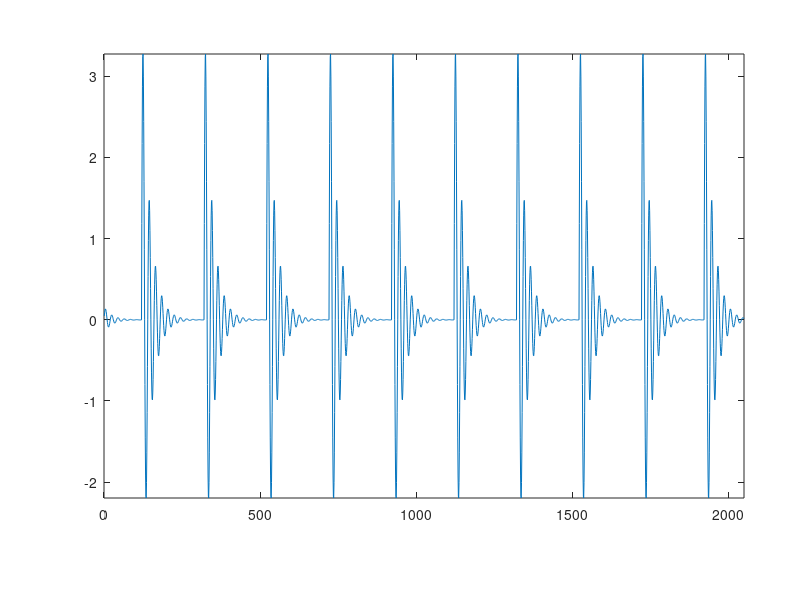

The MATLAB source for this figure: (Note: this script raises an error after producing the figure.)
close all
clc
clear
load fz2.mat %x3 is fault data.
load fz2_before_adding_the_noise.mat
NN=2048;% the length of the signal
fs=10000; % sampling rate
t=1/fs;%sampling time
%% original simulation data
figure(1)
plot(x1);
axis([0,2048,-inf,inf]);
set(gcf,'Position',[100 100 380 190]);
set(gca,'Position',[.13 .17 .80 .74]);
figure_FontSize=10;
set(get(gca,'XLabel'),'FontSize',figure_FontSize,'Vertical','top');
set(get(gca,'YLabel'),'FontSize',figure_FontSize,'Vertical','middle');
set(findobj('FontSize',10),'FontSize',figure_FontSize);
set(findobj(get(gca,'Children'),'LineWidth',0.5),'LineWidth',1);
str=strcat('Amplitude/(m/s^2)');
xlabel('Sample Number','FontSize',11,'Fontname','Times New Roman');
ylabel(str,'FontSize',11,'Fontname','Times New Roman')
%%
figure(2)
plot(x3);
axis([0,2048,-inf,inf]);
set(gcf,'Position',[100 100 380 190]);
set(gca,'Position',[.13 .17 .80 .74]);
figure_FontSize=10;
set(get(gca,'XLabel'),'FontSize',figure_FontSize,'Vertical','top');
set(get(gca,'YLabel'),'FontSize',figure_FontSize,'Vertical','middle');
set(findobj('FontSize',10),'FontSize',figure_FontSize);
set(findobj(get(gca,'Children'),'LineWidth',0.5),'LineWidth',1);
str=strcat('Amplitude/(m/s^2)');
xlabel('Sample Number','FontSize',11,'Fontname','Times New Roman');
ylabel(str,'FontSize',11,'Fontname','Times New Roman')

%% SR-ASD method
y=x3';
llam1=3.4811;
lam2=1.1708; %lam1 and lam2 are set based on the noise standard deviation
[x]=SR_ASD(y,lam1,lam2);
figure (4)
plot(x);
axis([0,2048,-inf,inf]);
set(gcf,'Position',[100 100 380 190]);
set(gca,'Position',[.13 .17 .80 .74]);
figure_FontSize=10;
set(get(gca,'XLabel'),'FontSize',figure_FontSize,'Vertical','top');
set(get(gca,'YLabel'),'FontSize',figure_FontSize,'Vertical','middle');
set(findobj('FontSize',10),'FontSize',figure_FontSize);
set(findobj(get(gca,'Children'),'LineWidth',0.5),'LineWidth',1);
str=strcat('Amplitude/(m/s^2)');
 xlabel('Sample Number','FontSize',11,'Fontname','Times New Roman');
 ylabel(str,'FontSize',11,'Fontname','Times New Roman')
%% FFT
ss=x;
yyy=abs(ss);
 y_hht=hilbert(ss);
y_an=abs(y_hht);
y_an=y_an-mean(y_an);
y_an_nfft= 2^nextpow2(length(y_an));%
y_an_ft=fft(y_an,y_an_nfft);%
y_an_f=fs*(0:y_an_nfft/2-1)/y_an_nfft;%
y_an_p=y_an_ft.*conj(y_an_ft)/y_an_nfft;
c=2*abs(y_an_ft(1:y_an_nfft/2))/length(y_an);
d=y_an_p(1:y_an_nfft/2);
N=length(c);
figure(5)
plot(y_an_f(1:N),c(1:N));    
set(gcf,'Position',[100 100 380 190]);
set(gca,'Position',[.16 .20 .80 .74]);
figure_FontSize=10;
set(get(gca,'XLabel'),'FontSize',figure_FontSize,'Vertical','top');
set(get(gca,'YLabel'),'FontSize',figure_FontSize,'Vertical','middle');
set(findobj('FontSize',10),'FontSize',figure_FontSize);
set(findobj(get(gca,'Children'),'LineWidth',0.5),'LineWidth',1);
 str=strcat('Amplitude/(m/s^2)');
 xlabel('Frequency/Hz','FontSize',10,'Fontname','Times New Roman');
 ylabel(str,'FontSize',10,'Fontname','Times New Roman')
 
